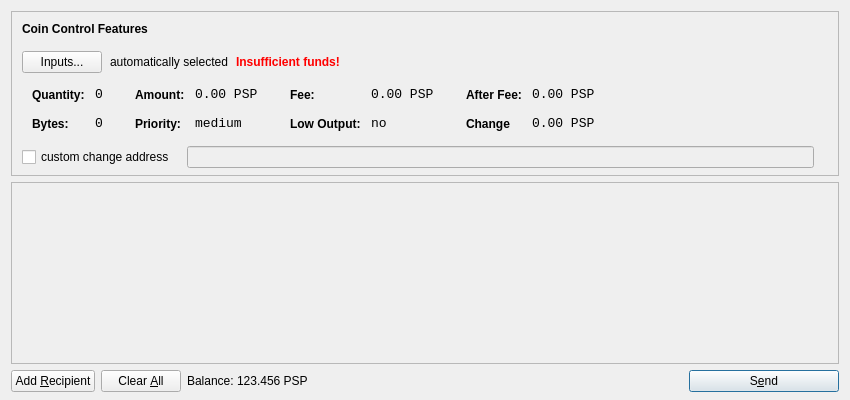
<?xml version="1.0" encoding="UTF-8"?>
<ui version="4.0">
 <class>SendCoinsDialog</class>
 <widget class="QDialog" name="SendCoinsDialog">
  <property name="geometry">
   <rect>
    <x>0</x>
    <y>0</y>
    <width>850</width>
    <height>400</height>
   </rect>
  </property>
  <property name="windowTitle">
   <string>Send Coins</string>
  </property>
  <layout class="QVBoxLayout" name="verticalLayout" stretch="0,1,0">
   <property name="bottomMargin">
    <number>8</number>
   </property>
   <item>
    <widget class="QFrame" name="frameCoinControl">
     <property name="sizePolicy">
      <sizepolicy hsizetype="Expanding" vsizetype="Expanding">
       <horstretch>0</horstretch>
       <verstretch>0</verstretch>
      </sizepolicy>
     </property>
     <property name="maximumSize">
      <size>
       <width>16777215</width>
       <height>16777215</height>
      </size>
     </property>
     <property name="frameShape">
      <enum>QFrame::StyledPanel</enum>
     </property>
     <property name="frameShadow">
      <enum>QFrame::Sunken</enum>
     </property>
     <layout class="QVBoxLayout" name="verticalLayoutCoinControl2">
      <property name="spacing">
       <number>-1</number>
      </property>
      <property name="leftMargin">
       <number>0</number>
      </property>
      <property name="topMargin">
       <number>0</number>
      </property>
      <property name="rightMargin">
       <number>0</number>
      </property>
      <property name="bottomMargin">
       <number>6</number>
      </property>
      <item>
       <layout class="QVBoxLayout" name="verticalLayoutCoinControl" stretch="0,0,0,0,1">
        <property name="spacing">
         <number>0</number>
        </property>
        <property name="leftMargin">
         <number>10</number>
        </property>
        <property name="topMargin">
         <number>10</number>
        </property>
        <item>
         <layout class="QHBoxLayout" name="horizontalLayoutCoinControl1">
          <property name="bottomMargin">
           <number>15</number>
          </property>
          <item>
           <widget class="QLabel" name="labelCoinControlFeatures">
            <property name="sizePolicy">
             <sizepolicy hsizetype="Preferred" vsizetype="Maximum">
              <horstretch>0</horstretch>
              <verstretch>0</verstretch>
             </sizepolicy>
            </property>
            <property name="font">
             <font>
              <weight>75</weight>
              <bold>true</bold>
             </font>
            </property>
            <property name="styleSheet">
             <string notr="true">font-weight:bold;</string>
            </property>
            <property name="text">
             <string>Coin Control Features</string>
            </property>
           </widget>
          </item>
         </layout>
        </item>
        <item>
         <layout class="QHBoxLayout" name="horizontalLayoutCoinControl2" stretch="0,0,0,0">
          <property name="spacing">
           <number>8</number>
          </property>
          <property name="bottomMargin">
           <number>10</number>
          </property>
          <item>
           <widget class="QPushButton" name="pushButtonCoinControl">
            <property name="styleSheet">
             <string notr="true"/>
            </property>
            <property name="text">
             <string>Inputs...</string>
            </property>
           </widget>
          </item>
          <item>
           <widget class="QLabel" name="labelCoinControlAutomaticallySelected">
            <property name="text">
             <string>automatically selected</string>
            </property>
            <property name="margin">
             <number>5</number>
            </property>
           </widget>
          </item>
          <item>
           <widget class="QLabel" name="labelCoinControlInsuffFunds">
            <property name="font">
             <font>
              <weight>75</weight>
              <bold>true</bold>
             </font>
            </property>
            <property name="styleSheet">
             <string notr="true">color:red;font-weight:bold;</string>
            </property>
            <property name="text">
             <string>Insufficient funds!</string>
            </property>
            <property name="margin">
             <number>5</number>
            </property>
           </widget>
          </item>
          <item>
           <spacer name="horizontalSpacerCoinControl">
            <property name="orientation">
             <enum>Qt::Horizontal</enum>
            </property>
            <property name="sizeHint" stdset="0">
             <size>
              <width>40</width>
              <height>1</height>
             </size>
            </property>
           </spacer>
          </item>
         </layout>
        </item>
        <item>
         <widget class="QWidget" name="widgetCoinControl" native="true">
          <property name="sizePolicy">
           <sizepolicy hsizetype="Preferred" vsizetype="Preferred">
            <horstretch>0</horstretch>
            <verstretch>0</verstretch>
           </sizepolicy>
          </property>
          <property name="minimumSize">
           <size>
            <width>0</width>
            <height>0</height>
           </size>
          </property>
          <property name="styleSheet">
           <string notr="true"/>
          </property>
          <layout class="QHBoxLayout" name="horizontalLayoutCoinControl5">
           <property name="margin">
            <number>0</number>
           </property>
           <item>
            <layout class="QHBoxLayout" name="horizontalLayoutCoinControl3" stretch="0,0,0,1">
             <property name="spacing">
              <number>20</number>
             </property>
             <property name="topMargin">
              <number>0</number>
             </property>
             <property name="bottomMargin">
              <number>10</number>
             </property>
             <item>
              <layout class="QFormLayout" name="formLayoutCoinControl1">
               <property name="horizontalSpacing">
                <number>10</number>
               </property>
               <property name="verticalSpacing">
                <number>14</number>
               </property>
               <property name="leftMargin">
                <number>10</number>
               </property>
               <property name="topMargin">
                <number>4</number>
               </property>
               <property name="rightMargin">
                <number>6</number>
               </property>
               <item row="0" column="0">
                <widget class="QLabel" name="labelCoinControlQuantityText">
                 <property name="styleSheet">
                  <string notr="true">font-weight:bold;</string>
                 </property>
                 <property name="text">
                  <string>Quantity:</string>
                 </property>
                 <property name="margin">
                  <number>0</number>
                 </property>
                </widget>
               </item>
               <item row="0" column="1">
                <widget class="QLabel" name="labelCoinControlQuantity">
                 <property name="font">
                  <font>
                   <family>Monospace</family>
                   <pointsize>10</pointsize>
                  </font>
                 </property>
                 <property name="cursor">
                  <cursorShape>IBeamCursor</cursorShape>
                 </property>
                 <property name="contextMenuPolicy">
                  <enum>Qt::ActionsContextMenu</enum>
                 </property>
                 <property name="text">
                  <string>0</string>
                 </property>
                 <property name="margin">
                  <number>0</number>
                 </property>
                 <property name="textInteractionFlags">
                  <set>Qt::LinksAccessibleByMouse|Qt::TextSelectableByKeyboard|Qt::TextSelectableByMouse</set>
                 </property>
                </widget>
               </item>
               <item row="1" column="0">
                <widget class="QLabel" name="labelCoinControlBytesText">
                 <property name="styleSheet">
                  <string notr="true">font-weight:bold;</string>
                 </property>
                 <property name="text">
                  <string>Bytes:</string>
                 </property>
                </widget>
               </item>
               <item row="1" column="1">
                <widget class="QLabel" name="labelCoinControlBytes">
                 <property name="font">
                  <font>
                   <family>Monospace</family>
                   <pointsize>10</pointsize>
                  </font>
                 </property>
                 <property name="cursor">
                  <cursorShape>IBeamCursor</cursorShape>
                 </property>
                 <property name="contextMenuPolicy">
                  <enum>Qt::ActionsContextMenu</enum>
                 </property>
                 <property name="text">
                  <string>0</string>
                 </property>
                 <property name="textInteractionFlags">
                  <set>Qt::LinksAccessibleByMouse|Qt::TextSelectableByKeyboard|Qt::TextSelectableByMouse</set>
                 </property>
                </widget>
               </item>
              </layout>
             </item>
             <item>
              <layout class="QFormLayout" name="formLayoutCoinControl2">
               <property name="horizontalSpacing">
                <number>10</number>
               </property>
               <property name="verticalSpacing">
                <number>14</number>
               </property>
               <property name="leftMargin">
                <number>6</number>
               </property>
               <property name="topMargin">
                <number>4</number>
               </property>
               <property name="rightMargin">
                <number>6</number>
               </property>
               <item row="0" column="0">
                <widget class="QLabel" name="labelCoinControlAmountText">
                 <property name="styleSheet">
                  <string notr="true">font-weight:bold;</string>
                 </property>
                 <property name="text">
                  <string>Amount:</string>
                 </property>
                 <property name="margin">
                  <number>0</number>
                 </property>
                </widget>
               </item>
               <item row="0" column="1">
                <widget class="QLabel" name="labelCoinControlAmount">
                 <property name="font">
                  <font>
                   <family>Monospace</family>
                   <pointsize>10</pointsize>
                  </font>
                 </property>
                 <property name="cursor">
                  <cursorShape>IBeamCursor</cursorShape>
                 </property>
                 <property name="contextMenuPolicy">
                  <enum>Qt::ActionsContextMenu</enum>
                 </property>
                 <property name="text">
                  <string>0.00 PSP</string>
                 </property>
                 <property name="textInteractionFlags">
                  <set>Qt::LinksAccessibleByMouse|Qt::TextSelectableByKeyboard|Qt::TextSelectableByMouse</set>
                 </property>
                </widget>
               </item>
               <item row="1" column="0">
                <widget class="QLabel" name="labelCoinControlPriorityText">
                 <property name="styleSheet">
                  <string notr="true">font-weight:bold;</string>
                 </property>
                 <property name="text">
                  <string>Priority:</string>
                 </property>
                </widget>
               </item>
               <item row="1" column="1">
                <widget class="QLabel" name="labelCoinControlPriority">
                 <property name="font">
                  <font>
                   <family>Monospace</family>
                   <pointsize>10</pointsize>
                  </font>
                 </property>
                 <property name="cursor">
                  <cursorShape>IBeamCursor</cursorShape>
                 </property>
                 <property name="contextMenuPolicy">
                  <enum>Qt::ActionsContextMenu</enum>
                 </property>
                 <property name="text">
                  <string>medium</string>
                 </property>
                 <property name="textInteractionFlags">
                  <set>Qt::LinksAccessibleByMouse|Qt::TextSelectableByKeyboard|Qt::TextSelectableByMouse</set>
                 </property>
                </widget>
               </item>
              </layout>
             </item>
             <item>
              <layout class="QFormLayout" name="formLayoutCoinControl3">
               <property name="horizontalSpacing">
                <number>10</number>
               </property>
               <property name="verticalSpacing">
                <number>14</number>
               </property>
               <property name="leftMargin">
                <number>6</number>
               </property>
               <property name="topMargin">
                <number>4</number>
               </property>
               <property name="rightMargin">
                <number>6</number>
               </property>
               <item row="0" column="0">
                <widget class="QLabel" name="labelCoinControlFeeText">
                 <property name="styleSheet">
                  <string notr="true">font-weight:bold;</string>
                 </property>
                 <property name="text">
                  <string>Fee:</string>
                 </property>
                 <property name="margin">
                  <number>0</number>
                 </property>
                </widget>
               </item>
               <item row="0" column="1">
                <widget class="QLabel" name="labelCoinControlFee">
                 <property name="font">
                  <font>
                   <family>Monospace</family>
                   <pointsize>10</pointsize>
                  </font>
                 </property>
                 <property name="cursor">
                  <cursorShape>IBeamCursor</cursorShape>
                 </property>
                 <property name="contextMenuPolicy">
                  <enum>Qt::ActionsContextMenu</enum>
                 </property>
                 <property name="text">
                  <string>0.00 PSP</string>
                 </property>
                 <property name="textInteractionFlags">
                  <set>Qt::LinksAccessibleByMouse|Qt::TextSelectableByKeyboard|Qt::TextSelectableByMouse</set>
                 </property>
                </widget>
               </item>
               <item row="1" column="0">
                <widget class="QLabel" name="labelCoinControlLowOutputText">
                 <property name="styleSheet">
                  <string notr="true">font-weight:bold;</string>
                 </property>
                 <property name="text">
                  <string>Low Output:</string>
                 </property>
                </widget>
               </item>
               <item row="1" column="1">
                <widget class="QLabel" name="labelCoinControlLowOutput">
                 <property name="font">
                  <font>
                   <family>Monospace</family>
                   <pointsize>10</pointsize>
                  </font>
                 </property>
                 <property name="cursor">
                  <cursorShape>IBeamCursor</cursorShape>
                 </property>
                 <property name="contextMenuPolicy">
                  <enum>Qt::ActionsContextMenu</enum>
                 </property>
                 <property name="text">
                  <string>no</string>
                 </property>
                 <property name="textInteractionFlags">
                  <set>Qt::LinksAccessibleByMouse|Qt::TextSelectableByKeyboard|Qt::TextSelectableByMouse</set>
                 </property>
                </widget>
               </item>
              </layout>
             </item>
             <item>
              <layout class="QFormLayout" name="formLayoutCoinControl4">
               <property name="horizontalSpacing">
                <number>10</number>
               </property>
               <property name="verticalSpacing">
                <number>14</number>
               </property>
               <property name="leftMargin">
                <number>6</number>
               </property>
               <property name="topMargin">
                <number>4</number>
               </property>
               <property name="rightMargin">
                <number>6</number>
               </property>
               <item row="0" column="0">
                <widget class="QLabel" name="labelCoinControlAfterFeeText">
                 <property name="styleSheet">
                  <string notr="true">font-weight:bold;</string>
                 </property>
                 <property name="text">
                  <string>After Fee:</string>
                 </property>
                 <property name="margin">
                  <number>0</number>
                 </property>
                </widget>
               </item>
               <item row="0" column="1">
                <widget class="QLabel" name="labelCoinControlAfterFee">
                 <property name="font">
                  <font>
                   <family>Monospace</family>
                   <pointsize>10</pointsize>
                  </font>
                 </property>
                 <property name="cursor">
                  <cursorShape>IBeamCursor</cursorShape>
                 </property>
                 <property name="contextMenuPolicy">
                  <enum>Qt::ActionsContextMenu</enum>
                 </property>
                 <property name="text">
                  <string>0.00 PSP</string>
                 </property>
                 <property name="textInteractionFlags">
                  <set>Qt::LinksAccessibleByMouse|Qt::TextSelectableByKeyboard|Qt::TextSelectableByMouse</set>
                 </property>
                </widget>
               </item>
               <item row="1" column="0">
                <widget class="QLabel" name="labelCoinControlChangeText">
                 <property name="styleSheet">
                  <string notr="true">font-weight:bold;</string>
                 </property>
                 <property name="text">
                  <string>Change</string>
                 </property>
                </widget>
               </item>
               <item row="1" column="1">
                <widget class="QLabel" name="labelCoinControlChange">
                 <property name="font">
                  <font>
                   <family>Monospace</family>
                   <pointsize>10</pointsize>
                  </font>
                 </property>
                 <property name="cursor">
                  <cursorShape>IBeamCursor</cursorShape>
                 </property>
                 <property name="contextMenuPolicy">
                  <enum>Qt::ActionsContextMenu</enum>
                 </property>
                 <property name="text">
                  <string>0.00 PSP</string>
                 </property>
                 <property name="textInteractionFlags">
                  <set>Qt::LinksAccessibleByMouse|Qt::TextSelectableByKeyboard|Qt::TextSelectableByMouse</set>
                 </property>
                </widget>
               </item>
              </layout>
             </item>
            </layout>
           </item>
          </layout>
         </widget>
        </item>
        <item>
         <layout class="QHBoxLayout" name="horizontalLayoutCoinControl4" stretch="0,0,0">
          <property name="spacing">
           <number>12</number>
          </property>
          <property name="sizeConstraint">
           <enum>QLayout::SetDefaultConstraint</enum>
          </property>
          <property name="topMargin">
           <number>5</number>
          </property>
          <property name="rightMargin">
           <number>5</number>
          </property>
          <item>
           <widget class="QCheckBox" name="checkBoxCoinControlChange">
            <property name="text">
             <string>custom change address</string>
            </property>
           </widget>
          </item>
          <item>
           <widget class="QLineEdit" name="lineEditCoinControlChange">
            <property name="enabled">
             <bool>false</bool>
            </property>
            <property name="sizePolicy">
             <sizepolicy hsizetype="Expanding" vsizetype="Fixed">
              <horstretch>0</horstretch>
              <verstretch>0</verstretch>
             </sizepolicy>
            </property>
           </widget>
          </item>
          <item>
           <widget class="QLabel" name="labelCoinControlChangeLabel">
            <property name="sizePolicy">
             <sizepolicy hsizetype="Preferred" vsizetype="Expanding">
              <horstretch>0</horstretch>
              <verstretch>0</verstretch>
             </sizepolicy>
            </property>
            <property name="minimumSize">
             <size>
              <width>0</width>
              <height>0</height>
             </size>
            </property>
            <property name="text">
             <string/>
            </property>
            <property name="margin">
             <number>3</number>
            </property>
           </widget>
          </item>
         </layout>
        </item>
        <item>
         <spacer name="verticalSpacerCoinControl">
          <property name="orientation">
           <enum>Qt::Vertical</enum>
          </property>
          <property name="sizeHint" stdset="0">
           <size>
            <width>800</width>
            <height>1</height>
           </size>
          </property>
         </spacer>
        </item>
       </layout>
      </item>
     </layout>
    </widget>
   </item>
   <item>
    <widget class="QScrollArea" name="scrollArea">
     <property name="widgetResizable">
      <bool>true</bool>
     </property>
     <widget class="QWidget" name="scrollAreaWidgetContents">
      <property name="geometry">
       <rect>
        <x>0</x>
        <y>0</y>
        <width>830</width>
        <height>165</height>
       </rect>
      </property>
      <layout class="QVBoxLayout" name="verticalLayout_2">
       <property name="margin">
        <number>0</number>
       </property>
       <item>
        <layout class="QVBoxLayout" name="entries">
         <property name="spacing">
          <number>6</number>
         </property>
        </layout>
       </item>
       <item>
        <spacer name="verticalSpacer">
         <property name="orientation">
          <enum>Qt::Vertical</enum>
         </property>
         <property name="sizeHint" stdset="0">
          <size>
           <width>20</width>
           <height>40</height>
          </size>
         </property>
        </spacer>
       </item>
      </layout>
     </widget>
    </widget>
   </item>
   <item>
    <layout class="QHBoxLayout" name="horizontalLayout">
     <item>
      <widget class="QPushButton" name="addButton">
       <property name="toolTip">
        <string>Send to multiple recipients at once</string>
       </property>
       <property name="text">
        <string>Add &amp;Recipient</string>
       </property>
       <property name="icon">
        <iconset resource="../bitcoin.qrc">
         <normaloff>:/icons/add</normaloff>:/icons/add</iconset>
       </property>
       <property name="autoDefault">
        <bool>false</bool>
       </property>
      </widget>
     </item>
     <item>
      <widget class="QPushButton" name="clearButton">
       <property name="sizePolicy">
        <sizepolicy hsizetype="Minimum" vsizetype="Fixed">
         <horstretch>0</horstretch>
         <verstretch>0</verstretch>
        </sizepolicy>
       </property>
       <property name="toolTip">
        <string>Remove all transaction fields</string>
       </property>
       <property name="text">
        <string>Clear &amp;All</string>
       </property>
       <property name="icon">
        <iconset resource="../bitcoin.qrc">
         <normaloff>:/icons/remove</normaloff>:/icons/remove</iconset>
       </property>
       <property name="autoRepeatDelay">
        <number>300</number>
       </property>
       <property name="autoDefault">
        <bool>false</bool>
       </property>
      </widget>
     </item>
     <item>
      <layout class="QHBoxLayout" name="horizontalLayout_2">
       <property name="spacing">
        <number>3</number>
       </property>
       <item>
        <widget class="QLabel" name="label">
         <property name="sizePolicy">
          <sizepolicy hsizetype="Preferred" vsizetype="Fixed">
           <horstretch>0</horstretch>
           <verstretch>0</verstretch>
          </sizepolicy>
         </property>
         <property name="text">
          <string>Balance:</string>
         </property>
        </widget>
       </item>
       <item>
        <widget class="QLabel" name="labelBalance">
         <property name="sizePolicy">
          <sizepolicy hsizetype="Preferred" vsizetype="Fixed">
           <horstretch>0</horstretch>
           <verstretch>0</verstretch>
          </sizepolicy>
         </property>
         <property name="cursor">
          <cursorShape>IBeamCursor</cursorShape>
         </property>
         <property name="text">
          <string>123.456 PSP</string>
         </property>
         <property name="textInteractionFlags">
          <set>Qt::LinksAccessibleByMouse|Qt::TextSelectableByKeyboard|Qt::TextSelectableByMouse</set>
         </property>
        </widget>
       </item>
      </layout>
     </item>
     <item>
      <spacer name="horizontalSpacer">
       <property name="orientation">
        <enum>Qt::Horizontal</enum>
       </property>
       <property name="sizeHint" stdset="0">
        <size>
         <width>40</width>
         <height>20</height>
        </size>
       </property>
      </spacer>
     </item>
     <item>
      <widget class="QPushButton" name="sendButton">
       <property name="minimumSize">
        <size>
         <width>150</width>
         <height>0</height>
        </size>
       </property>
       <property name="toolTip">
        <string>Confirm the send action</string>
       </property>
       <property name="text">
        <string>S&amp;end</string>
       </property>
       <property name="icon">
        <iconset resource="../bitcoin.qrc">
         <normaloff>:/icons/send</normaloff>:/icons/send</iconset>
       </property>
       <property name="default">
        <bool>true</bool>
       </property>
      </widget>
     </item>
    </layout>
   </item>
  </layout>
 </widget>
 <resources>
  <include location="../bitcoin.qrc"/>
 </resources>
 <connections/>
</ui>
